Frame 1 (no input): blank canvas, image omitted
Frame 60 (the mouse pressed at the canvas centre just before this capture): blank canvas, image omitted
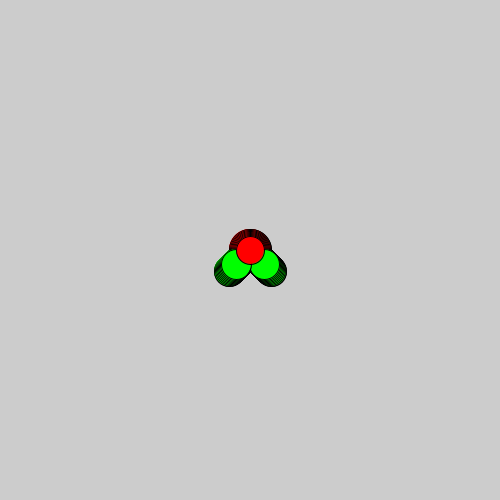
Frame 120 (the mouse held since frame 60 and released just before this capture)

The Processing sketch whose frames 1 and 60 were blank and that drew this single picture after the mouse press (run headless with seeded random() and noise(); from frame 60 on, the mouse is pressed at the canvas centre):

// Processing sketch: pincel_Animado
// ── pincel_Animado.pde
float tam;
float dir;
float vel;
float tamMax;
float tamMin;

void setup() {
  size(500, 500);
  tam=20;
  dir = 1;
  vel = 2;
  tamMax = tam*2;
  tamMin = tam/2;
}

void draw() {
  tam = tam + vel * dir;

  if (tam>tamMax) {
    dir = dir *-1;
  } 

  if (tam<tamMin) {
    dir = dir * -1;
  }

  if (mousePressed) {
    dibuja();
  }
}


void dibuja() {
  fill(0, tam*10, 0);
  ellipse(mouseX + tam/2, mouseY + tam/2, 30, 30);
  fill(0, tam*10, 0);
  ellipse(mouseX - tam/2, mouseY + tam/2, 30, 30);
  fill(tam*10, 0, 0, tam*10);
  ellipse(mouseX, mouseY, tam, tam);
}
